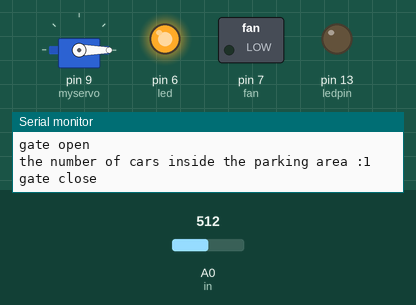
Recording of a sketch running on a simulated Arduino Uno, built with avr-gcc and run on an emulated ATmega328P. On the bench: servo, switched loads named in the sketch (green lamp = pin HIGH), output pins drawn as LEDs (lit = HIGH), the last lines printed to the serial monitor. The test bench sets the inputs (shaded band); at power-on: A0 (in) = 512.

Above: at 6.0 s.
6.1 s: A0 (in) set to 107
At 7.5 s:
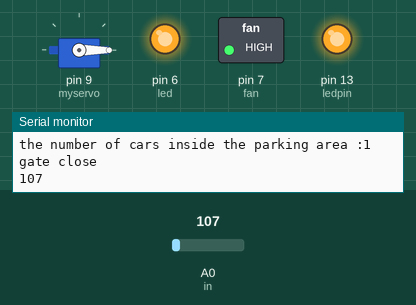
10.1 s: A0 (in) set to 95
At 10.28 s:
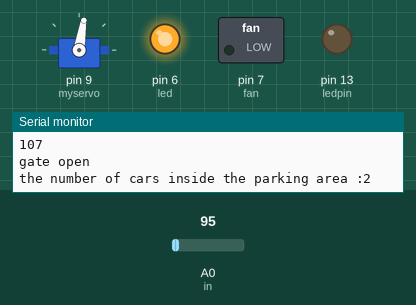
Timing chart, 0 to 13.1 s (numbered marks = the images above; inputs shaded):
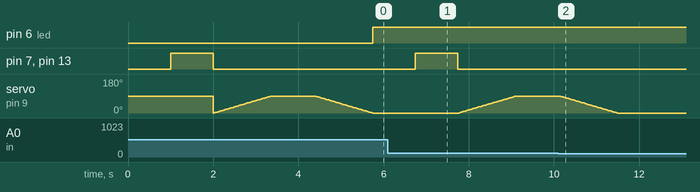

Measured:
- the behaviour switches between 101 and 100 on A0 (in) (found by bisection; images 1 and 2)

The sketch:

emft_project.ino
```cpp
#define in A0
#define ledpin 13
#define fan 7
#define led 6
#include <Servo.h>
Servo myservo;
int pos=90;
int c=0;
void setup() {
Serial.begin(9600);
pinMode(in,INPUT);
pinMode(ledpin,OUTPUT);
pinMode(fan,OUTPUT);
pinMode(led,OUTPUT);
myservo.attach(9);
delay(1000);
}
void loop() {
if(c<2)
 { int n=analogRead(in);
 Serial.println(n);
 if(n>100){
 digitalWrite(ledpin,HIGH);
 digitalWrite(fan,HIGH);
 delay(1000);
 digitalWrite(ledpin,LOW);
 digitalWrite(fan,LOW);
for (pos = 0; pos <= 90; pos += 1)
 {
 myservo.write(pos);
 delay(15);
 }
 Serial.println("gate open");
 c=c+1;
 Serial.print("the number of cars inside the parking area :");
 Serial.println(c);
 delay(1000);
 for (pos = 90; pos >= 0; pos -= 1)
{
 myservo.write(pos);
 delay(15);
 }Serial.println("gate close");
if(c>0){
 digitalWrite(led,HIGH);
}}
 delay(1000);}
 else{
 int n=analogRead(in);
 if(n>100)
 {
 Serial.println("limit exceeded");
 Serial.println(n);
myservo.write(0);
 delay(1000);
 }
 }
 }
```
